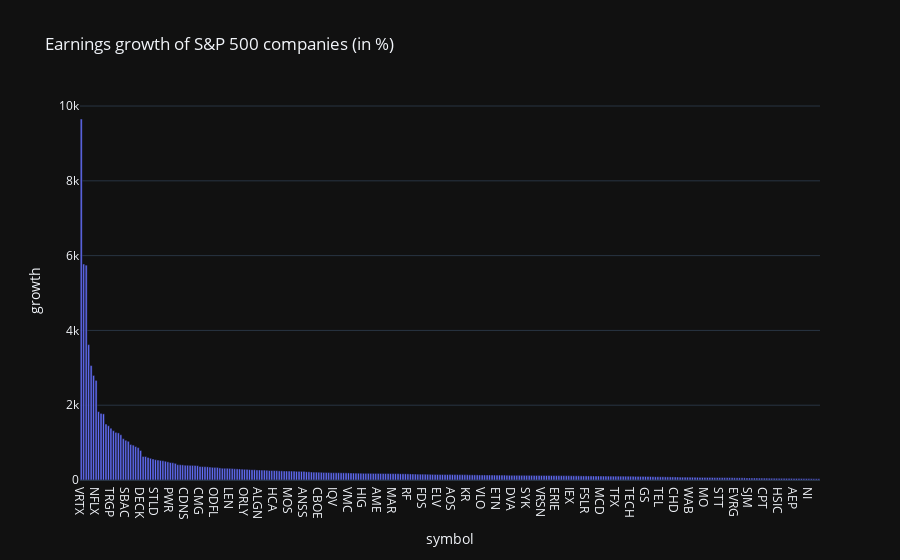

Source (notebook cell):
### Code cell
fig = px.bar(
    earnings_growth_fifth_criterion,
    x="symbol",
    y="growth",
    title="Earnings growth of S&P 500 companies (in %)",
    hover_name="name",
)
fig.show()

### Figure 1 — Plotly figure (JSON) as saved in the notebook; plotly's stock layout.template omitted (floating-point values rounded to 4 significant figures; data arrays with more than 128 entries replaced by an {"elided": "..."} marker saying what was removed)
{"data": [{"alignmentgroup": "True", "hovertemplate": "<b>%{hovertext}</b><br><br>symbol=%{x}<br>growth=%{y}<extra></extra>", "hovertext": {"elided": "299 str values"}, "legendgroup": "", "marker": {"color": "#636efa", "pattern": {"shape": ""}}, "name": "", "offsetgroup": "", "orientation": "v", "showlegend": false, "textposition": "auto", "type": "bar", "x": {"elided": "299 str values"}, "xaxis": "x", "y": {"elided": "299 float values"}, "yaxis": "y"}], "layout": {"barmode": "relative", "legend": {"tracegroupgap": 0}, "title": {"text": "Earnings growth of S&P 500 companies (in %)"}, "xaxis": {"anchor": "y", "domain": [0, 1], "title": {"text": "symbol"}}, "yaxis": {"anchor": "x", "domain": [0, 1], "title": {"text": "growth"}}}}
